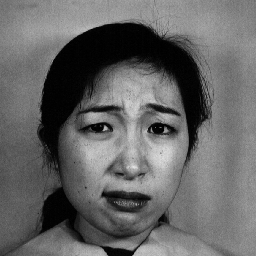
//> input picture hw3/JAFFE/train/KA.DI2.43.tiff, 256 x 256 px; its folder holds only this picture in this run
$ ./train 2 ../JAFFE/train/KA.DI2.43.tiff   (built with g++ and OpenCV 4)
//> lines starting //> are read from the running program, lines starting //| are printed output that depends on the picture; after the words box and inside, x2 and y2 are one past the last pixel; in counts of white or black regions, pixels touching at a corner belong together
#include <iostream>
#include <opencv2/opencv.hpp>
#include <vector>
#include <string>

using namespace std;
using namespace cv;

const Size standardSize = Size(50, 50);

int main(int argc, char **argv)
{
    vector<Mat> dataset;
    vector<Mat> eigenFaces;
    string filePath = "../JAFFE/train";
    double energyPercent = atof(argv[1]);
    string modelName = argv[2];
    vector<string> imgPaths;
    glob(filePath + "/*.tiff", imgPaths);

    // read img
    for (auto &each: imgPaths) {
        Mat img = imread(each, IMREAD_GRAYSCALE);
//> img is the input picture: 256 rows x 256 cols, CV_8UC1; min 0, max 226, mean 101.9
        resize(img, img, standardSize);
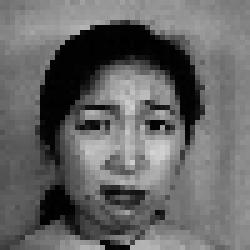
//> img: 50 rows x 50 cols, CV_8UC1 (shown 5 times larger); min 0, max 210, mean 101.8
        normalize(img, img, 255, 0, NORM_MINMAX);
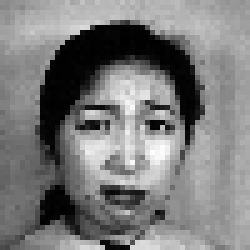
//> img: 50 rows x 50 cols, CV_8UC1 (shown 5 times larger); min 0, max 255, mean 123.6
        dataset.push_back(img);
    }

    // calculate mean & covar
    Mat mean, covar;
    calcCovarMatrix(dataset, covar, mean, COVAR_NORMAL);
//> covar: 2500 rows x 2500 cols, CV_64FC1; every value is 0

    // eigen
    Mat eigenValues, eigenVectors;
    eigen(covar, eigenValues, eigenVectors);
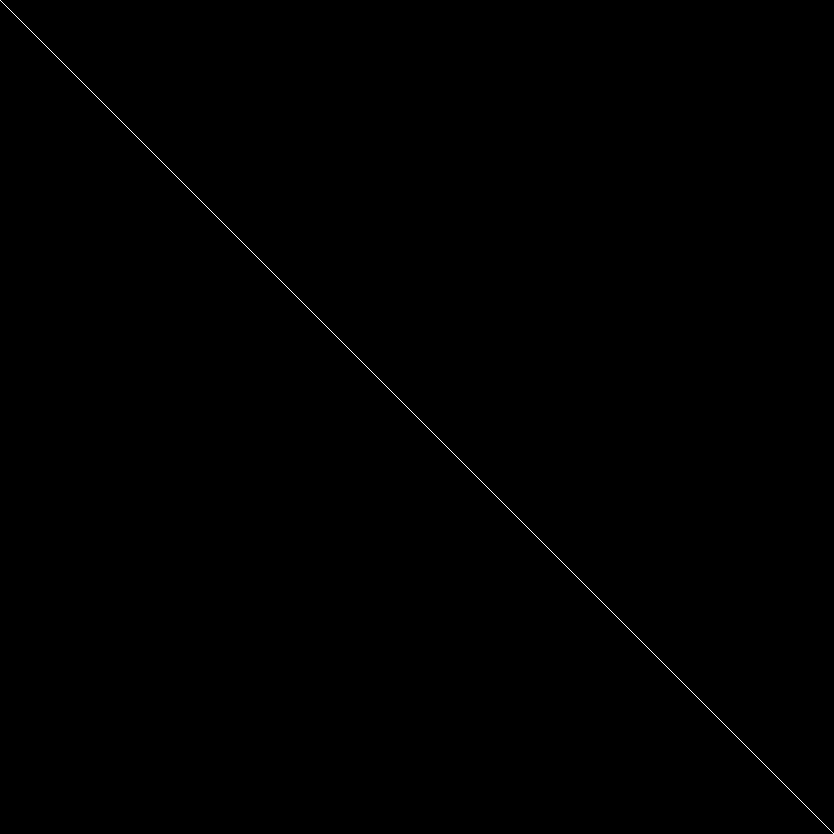
//> eigenVectors: 2500 rows x 2500 cols, CV_64FC1 (shown at 1/3 size); values 0 (black) and 1 (white), 0.04% white in thin lines or dots
//> eigenValues = 2500 values from 0 to 0
    int eigenCount = eigenVectors.rows * energyPercent;
//> eigenCount = 5000
    Mat AT = Mat(eigenCount, standardSize.height * standardSize.width, CV_64F);
    Mat A = AT.t();
    vector<Mat> topTens;
    Mat topTen;
    for (int i = 0; i < eigenCount; i++) {
        Mat tmp1 = Mat(standardSize.height, standardSize.width, CV_64F);
        Mat tmp2 = Mat(standardSize.height, standardSize.width, CV_8UC1);
        for (int j = 0; j < standardSize.height * standardSize.width; j++) {
            tmp1.at<double>(j / standardSize.width, j % standardSize.width) = eigenVectors.at<double>(i, j);
            AT.at<double>(i, j) = eigenVectors.at<double>(i, j);
            A.at<double>(j, i) = eigenVectors.at<double>(i, j);
        }
        normalize(tmp1, tmp1, 255, 0, NORM_MINMAX);
        tmp1.convertTo(tmp2, CV_8UC1);
        eigenFaces.push_back(tmp2);
        if (i < 10) {
            topTens.push_back(tmp2);
        }
    }
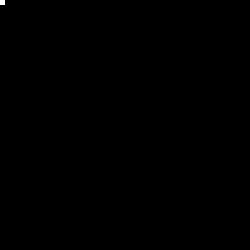
//> eigenFaces[0]: 50 rows x 50 cols, CV_8UC1 (shown 5 times larger); 0.04% white in thin lines or dots, all inside (x1, y1, x2, y2) = (0, 0, 1, 1)
//> eigenFaces[1]: 50 rows x 50 cols, CV_8UC1; 0.04% white in thin lines or dots, all inside (x1, y1, x2, y2) = (1, 0, 2, 1)
//> eigenFaces[2]: 50 rows x 50 cols, CV_8UC1; 0.04% white in thin lines or dots, all inside (x1, y1, x2, y2) = (2, 0, 3, 1)
//> eigenFaces[3]: 50 rows x 50 cols, CV_8UC1; 0.04% white in thin lines or dots, all inside (x1, y1, x2, y2) = (3, 0, 4, 1)
//> eigenFaces[4]: 50 rows x 50 cols, CV_8UC1; 0.04% white in thin lines or dots, all inside (x1, y1, x2, y2) = (4, 0, 5, 1)
//> eigenFaces[5]: 50 rows x 50 cols, CV_8UC1; 0.04% white in thin lines or dots, all inside (x1, y1, x2, y2) = (5, 0, 6, 1)
    hconcat(topTens, topTen);
    imwrite("topTen.jpg", topTen);
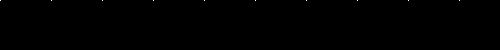
//> saved as topTen.jpg: 50 rows x 500 cols, CV_8UC1; 0.04% white in thin lines or dots, all inside (x1, y1, x2, y2) = (0, 0, 460, 1)

    FileStorage storage("../" + modelName, FileStorage::WRITE);
    storage << "model" << A;
    storage.release();
}

$ run again, on hw3/JAFFE/train/KL.DI2.171.tiff
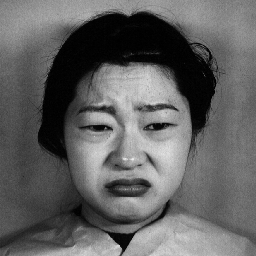
//> input picture hw3/JAFFE/train/KL.DI2.171.tiff, 256 x 256 px
//> img is the input picture: 256 rows x 256 cols, CV_8UC1; min 0, max 235, mean 97.7
//> `resize(img, img, standardSize);`:
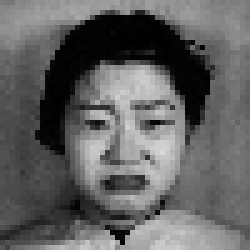
//> img: 50 rows x 50 cols, CV_8UC1 (shown 5 times larger); min 0, max 216, mean 97.6
//> `normalize(img, img, 255, 0, NORM_MINMAX);`:
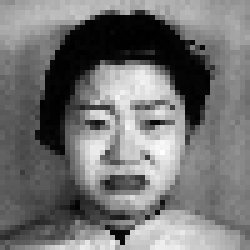
//> img: 50 rows x 50 cols, CV_8UC1 (shown 5 times larger); min 0, max 255, mean 115.2
//> covar: 2500 rows x 2500 cols, CV_64FC1; every value is 0
//> eigenVectors: 2500 rows x 2500 cols, CV_64FC1; values 0 (black) and 1 (white), 0.04% white in thin lines or dots
//> eigenValues = 2500 values from 0 to 0
